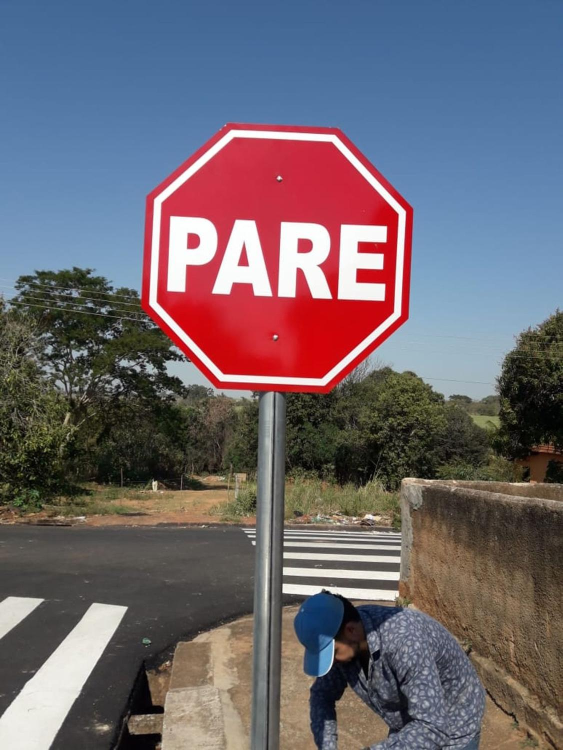
#> input picture n-n/images/placa.jpg, 1125 x 1500 px (shown at 1/2 size)
$ python crop-images.py
#> lines starting #> are read from the running program, lines starting #| are printed output that depends on the picture
import cv2
import numpy as np

img = cv2.imread('images/placa.jpg')
#> img is the input picture: shape (1500, 1125, 3); mean B, G, R 111, 102.2, 110.2
img = cv2.resize(img,None,fx=0.5,fy=0.5)
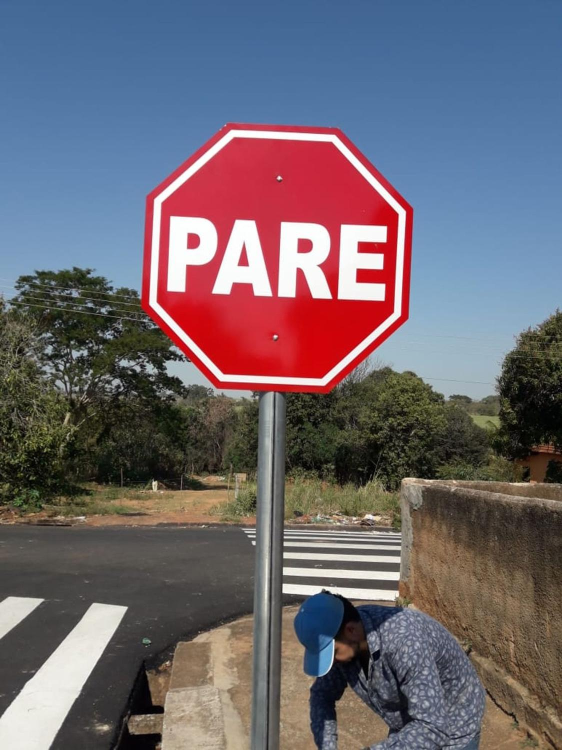
#> img: shape (750, 562, 3); mean B, G, R 111.2, 102.3, 110.4

rows, cols,_ = img.shape
#> rows = 750; cols = 562
print('rows',rows)
#| rows 750
print('cols', cols)
#| cols 562

#retangule
rectangle = cv2.rectangle(img,(500,100),(50,500),(0,255,0),3)
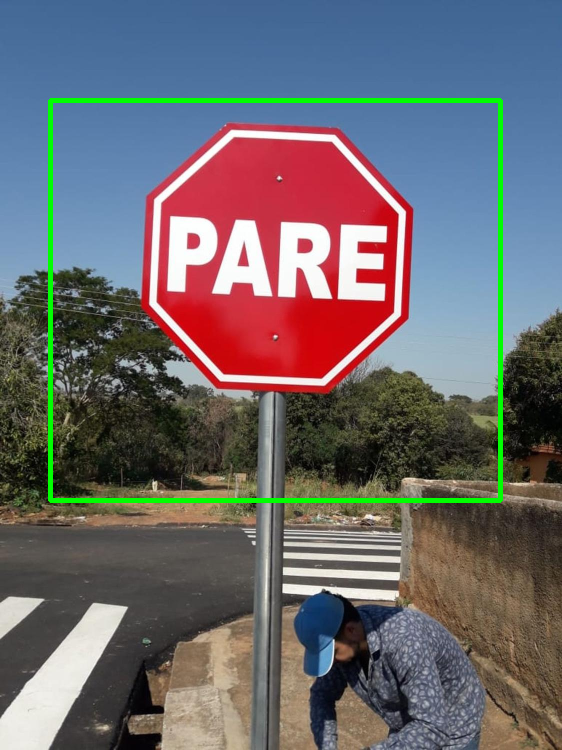
#> rectangle: shape (750, 562, 3); mean B, G, R 108.7, 105.2, 108.4

#cut images
cut_img= img[100:500, 50:500]
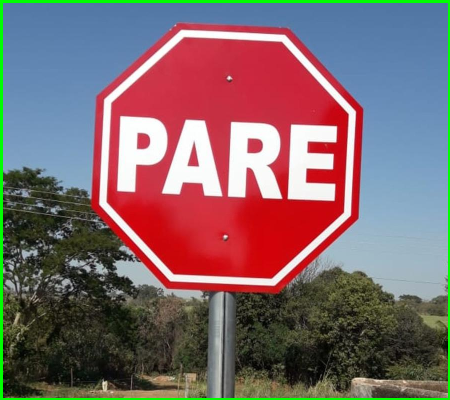
#> cut_img: shape (400, 450, 3); mean B, G, R 107.8, 104.1, 127

cv2.imshow('cut_img',cut_img)
cv2.imshow('img',img)
cv2.waitKey(0)
